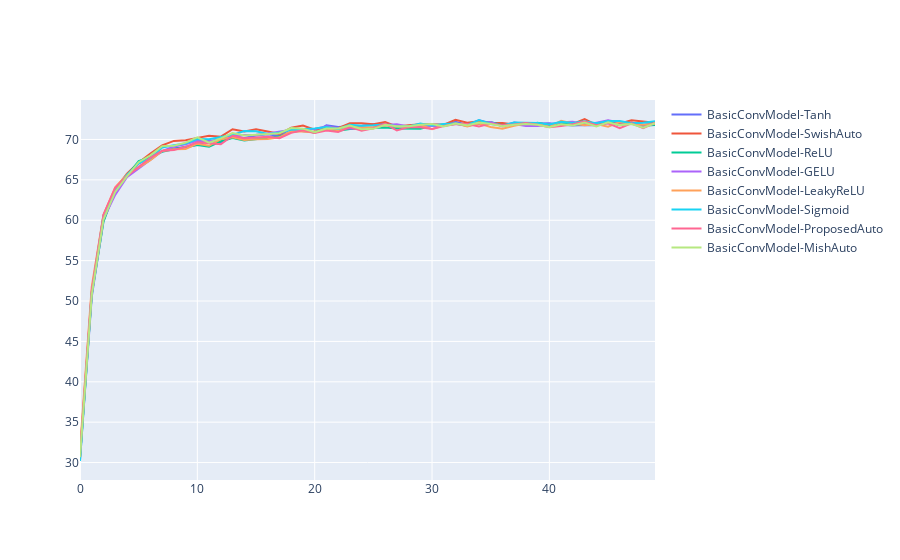

Here is the notebook cell this chart was saved with:
### Code cell
fig = go.Figure()

for (model_name, train_acc) in zip(df['model_name'], df['val_acc']):
    print(model_name)
    # x_plot_values = df.loc[df["model_name"] == "BasicConvModel-MishAuto"]["train_acc"].values[0]
    # x2_plot_values = df.loc[df["model_name"] == "BasicConvModel-SwishAuto"]["train_acc"].values[0]
    
    fig.add_trace(go.Scatter(y=train_acc, name=model_name))
    # fig.add_trace(go.Scatter(y=train_acc[0]))

fig.show()
